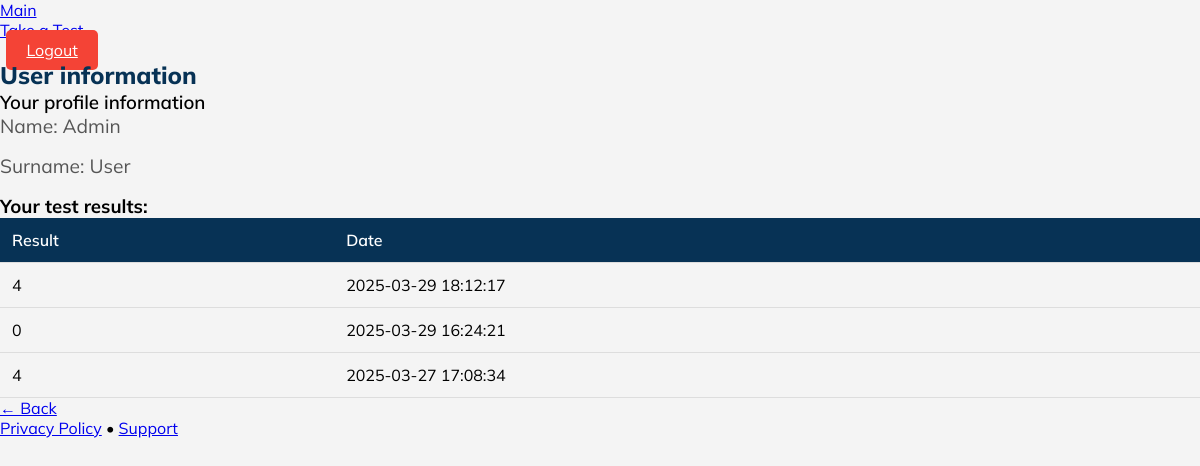
The page /profile (signed in) on the database as committed earlier.
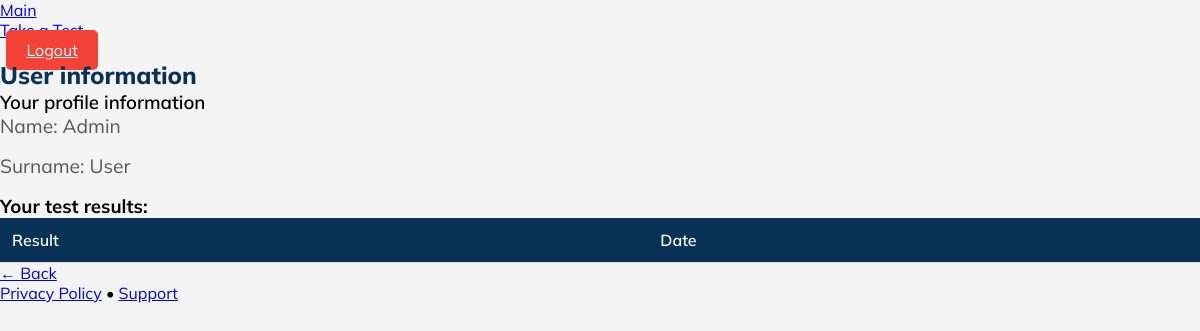
The same page on the database as committed later.
### tables this page shows
CREATE TABLE results (
    id INTEGER PRIMARY KEY AUTOINCREMENT,
    user_id INTEGER NOT NULL,
    ball INTEGER NOT NULL,
    test_date TEXT NOT NULL,
    FOREIGN KEY (user_id) REFERENCES users(id)
);

### app.py (the view)
@app.route("/profile")
def profile():
    if "user_id" not in session:
        return redirect(url_for("login"))
    user_id = session["user_id"]
    conn = conn_databaza()
    cursor = conn.cursor()
    cursor.execute("SELECT * FROM results WHERE user_id = ? ORDER BY test_date DESC", (user_id,))
    results = cursor.fetchall()
    conn.close()
    return render_template("profile.html", results=results, first_name=session["first_name"], last_name=session["last_name"])

### app.py (called while the page is built)
def conn_databaza():
    conn = sqlite3.connect("users.db")
    conn.row_factory = sqlite3.Row
    return conn

### templates/profile.html (shortened to what this page needs)
<!DOCTYPE html>
<html lang="en">
<head>
    <link rel="stylesheet" href="https://cdn.jsdelivr.net/npm/@picocss/pico@1/css/pico.min.css">
    <link rel="stylesheet" href="/static/profile.css">
</head>
<body>
    <div class="header-wrapper">
        <nav class="container">
            <ul>
                <li><a href="/">Main</a></li>
            </ul>
            <ul>
                <li><a href="/test-cover">Take a Test</a></li>
                <li><a  class="logout" href="/logout">Logout</a></li>
            </ul>
        </nav>
    </div>
    <main class="container">
        <section>
            <hgroup>
                <h2>User information</h2>
                <h3>Your profile information</h3>
            </hgroup>
            <p>Name: {{ first_name }}</p>
            <p>Surname: {{ last_name }}</p>
            <h3>Your test results:</h3>
            <table>
                <thead>
                    <tr>
                        <th>Result</th>
                        <th>Date</th>
                    </tr>
                </thead>
                <tbody>
                    {% for result in results %}
                    <tr>
                        <td>{{ result["ball"] }}</td>
                        <td>{{ result["test_date"] }}</td>
                    </tr>
                    {% endfor %}
                </tbody>
            </table>
            <a href="/" role="button">← Back</a>
        </section>
    </main>
    <footer class="container">
        <a href="#">Privacy Policy</a> • <a href="#">Support</a>
    </footer>
</body>
</html>

### static/profile.css (style rules this page uses)
*, html { margin: 0; padding: 0; box-sizing: border-box; }
.container { max-width: 1200px; margin: 0 auto; }
body { font-family: 'Mulish', sans-serif; background: #f4f4f4; }
main { margin-top: 30px; }
hgroup h2 { font-weight: 800; color: #073255; }
hgroup h3 { font-weight: 600; color:black; }
h3 { color: black; }
table { width: 100%; border-collapse: collapse; }
table th, table td { padding: 12px; border-bottom: 1px solid #ddd; text-align: left; color: black; }
table th { background: #073255; font-weight: 600; color: white; }
.logout { background: #f44336; color: white; padding: 10px 20px; border: none; border-radius: 5px; cursor: pointer; font-size: 16px; margin-left: 0.4rem; }
p { font-size: 1.2rem; color: #555; margin-bottom: 1rem; }

Rows that differ between the two databases and show on the page:
removed results: ball "4", test_date "2025-03-29 18:12:17"
removed results: ball "0", test_date "2025-03-29 16:24:21"
no longer on this page (row edited): results: ball "4", test_date "2025-03-27 17:08:34"
